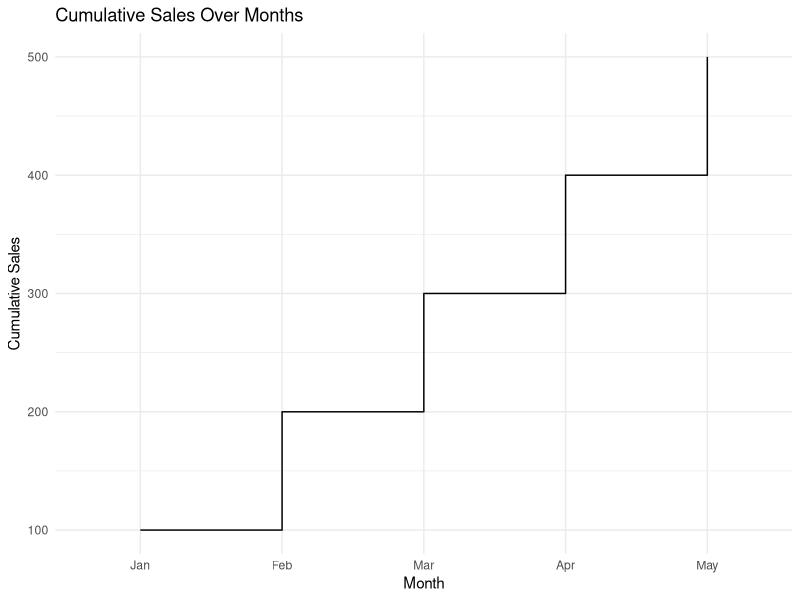

This figure's R source:
library(ggplot2)
cumulative_sales_data <- data.frame(
  Month = factor(c("Jan", "Feb", "Mar", "Apr", "May"), levels = c("Jan", "Feb", "Mar", "Apr", "May")),
  Cumulative_Sales = c(100, 200, 300, 400, 500)
)
ggplot(cumulative_sales_data, aes(x = Month, y = Cumulative_Sales, group = 1)) +
  geom_step() +
  labs(title = "Cumulative Sales Over Months",
       x = "Month",
       y = "Cumulative Sales") +
  theme_minimal()
